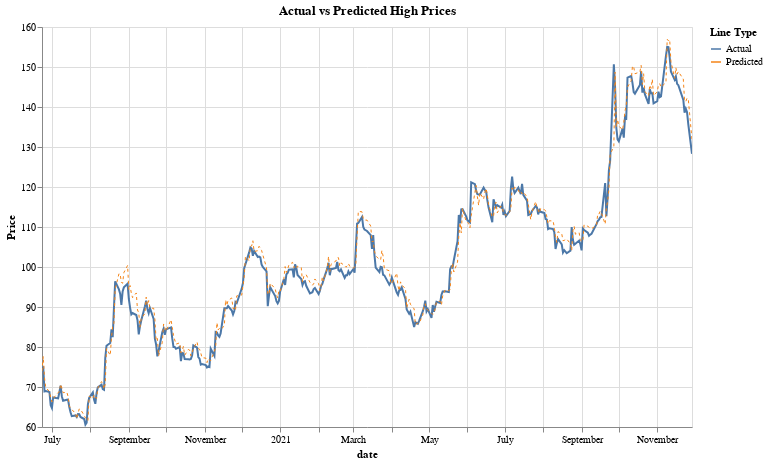

Here is the notebook cell this chart was saved with:
### Code cell
import altair as alt

alt.themes.enable('fivethirtyeight')

predictions_df['date'] = pd.to_datetime(predictions_df['date'])

predictions_df['label'] = 'Actual'
predictions_df['predicted_label'] = 'Predicted'

# Actual high price line
line1 = alt.Chart(predictions_df).mark_line(strokeWidth=2).encode(
    x='date:T',
    y=alt.Y('y_test:Q', title='Price', scale=alt.Scale(zero=False)),
    color=alt.Color('label:N', legend=alt.Legend(title="Line Type")),
    tooltip=['date', 'y_test', 'y_pred']
)

# Predicted high price line
line2 = alt.Chart(predictions_df).mark_line(strokeWidth=1, strokeDash=[3, 3]).encode(
    x='date:T',
    y=alt.Y('y_pred:Q', title='', scale=alt.Scale(zero=False)),
    color=alt.Color('predicted_label:N', legend=alt.Legend(title="Line Type")),
    tooltip=['date', 'y_test', 'y_pred']
)

# Combine the two lines
chart = alt.layer(line1, line2).properties(
    title='Actual vs Predicted High Prices',
    width=650,
    height=400
).interactive()

chart

### Figure 1 — Vega-Lite specification as saved in the notebook (floating-point values rounded to 4 significant figures; data arrays with more than 128 entries replaced by an {"elided": "..."} marker saying what was removed)
{"usermeta": {"embedOptions": {"theme": "fivethirtyeight"}}, "config": {"view": {"continuousWidth": 300, "continuousHeight": 300}}, "layer": [{"mark": {"type": "line", "strokeWidth": 2}, "encoding": {"color": {"field": "label", "legend": {"title": "Line Type"}, "type": "nominal"}, "tooltip": [{"field": "date", "type": "temporal"}, {"field": "y_test", "type": "quantitative"}, {"field": "y_pred", "type": "quantitative"}], "x": {"field": "date", "type": "temporal"}, "y": {"field": "y_test", "scale": {"zero": false}, "title": "Price", "type": "quantitative"}}, "name": "view_5"}, {"mark": {"type": "line", "strokeDash": [3, 3], "strokeWidth": 1}, "encoding": {"color": {"field": "predicted_label", "legend": {"title": "Line Type"}, "type": "nominal"}, "tooltip": [{"field": "date", "type": "temporal"}, {"field": "y_test", "type": "quantitative"}, {"field": "y_pred", "type": "quantitative"}], "x": {"field": "date", "type": "temporal"}, "y": {"field": "y_pred", "scale": {"zero": false}, "title": "", "type": "quantitative"}}}], "data": {"name": "data-df75c23c570ab6a879685b0c5201bb7b"}, "height": 400, "params": [{"name": "param_5", "select": {"type": "interval", "encodings": ["x", "y"]}, "bind": "scales", "views": ["view_5"]}], "title": "Actual vs Predicted High Prices", "width": 650, "$schema": "https://vega.github.io/schema/vega-lite/v5.8.0.json", "datasets": {"data-df75c23c570ab6a879685b0c5201bb7b": {"elided": "358 records"}}}
